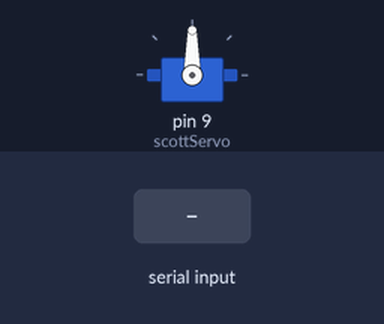
The sketch below on a simulated Arduino Uno, built with avr-gcc and run on an emulated ATmega328P. On the bench: servo. The inputs (shaded band) are chosen by the test bench.

Above: at 1.2 s.
1.3 s: byte 30 received over Serial
At 2.0 s:
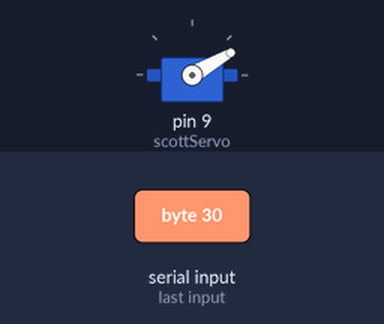
2.8 s: byte 120 received over Serial
At 3.2 s:
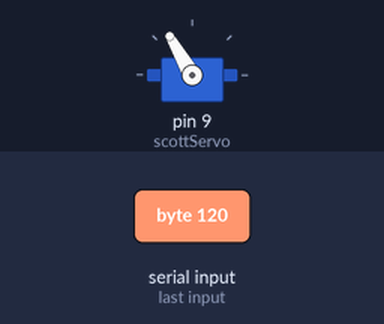
Timing chart, 0 to 5.8 s (numbered marks = the images above; inputs shaded):
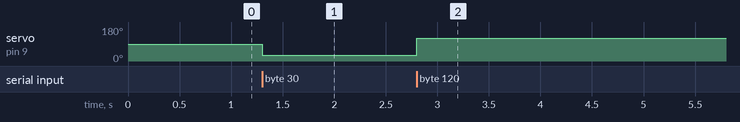

Measured:
- after the input at 1.3 s, servo on pin 9 (scottServo): 90° → 30° at once
- after the input at 2.8 s, servo on pin 9 (scottServo): 30° → 120° at once

The sketch:

xbee_SERVOreceive.ino
```cpp
//receiving

#include <Servo.h>;
Servo scottServo;
int servoPin = 9;
int servoValue = 0;

void setup()
{
  Serial.begin(9600);
  scottServo.attach(9);
}

void loop()
{
if(Serial.available() > 0)
   {
  servoValue = Serial.read();

  scottServo.write(servoValue);

   }
}
```
